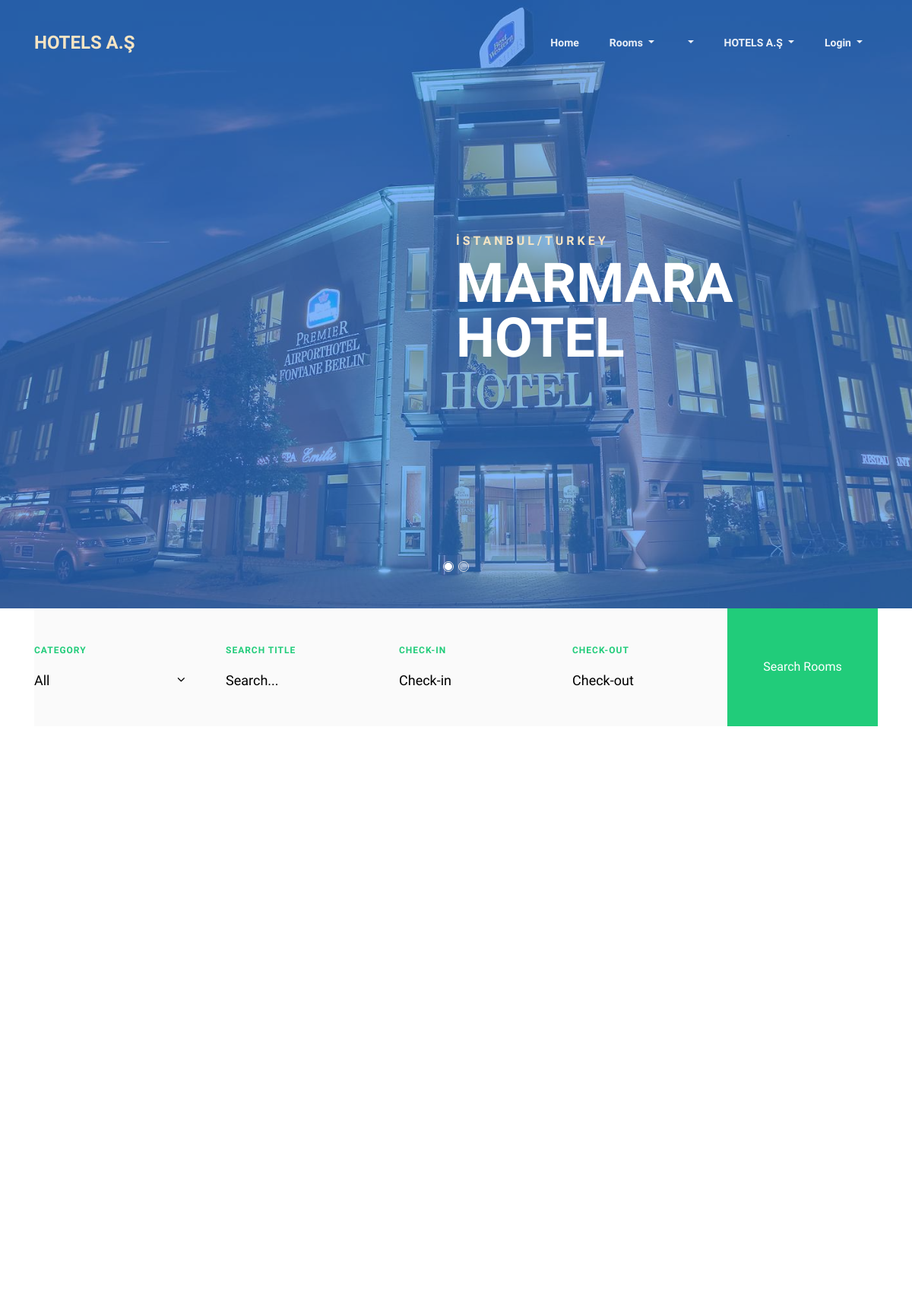
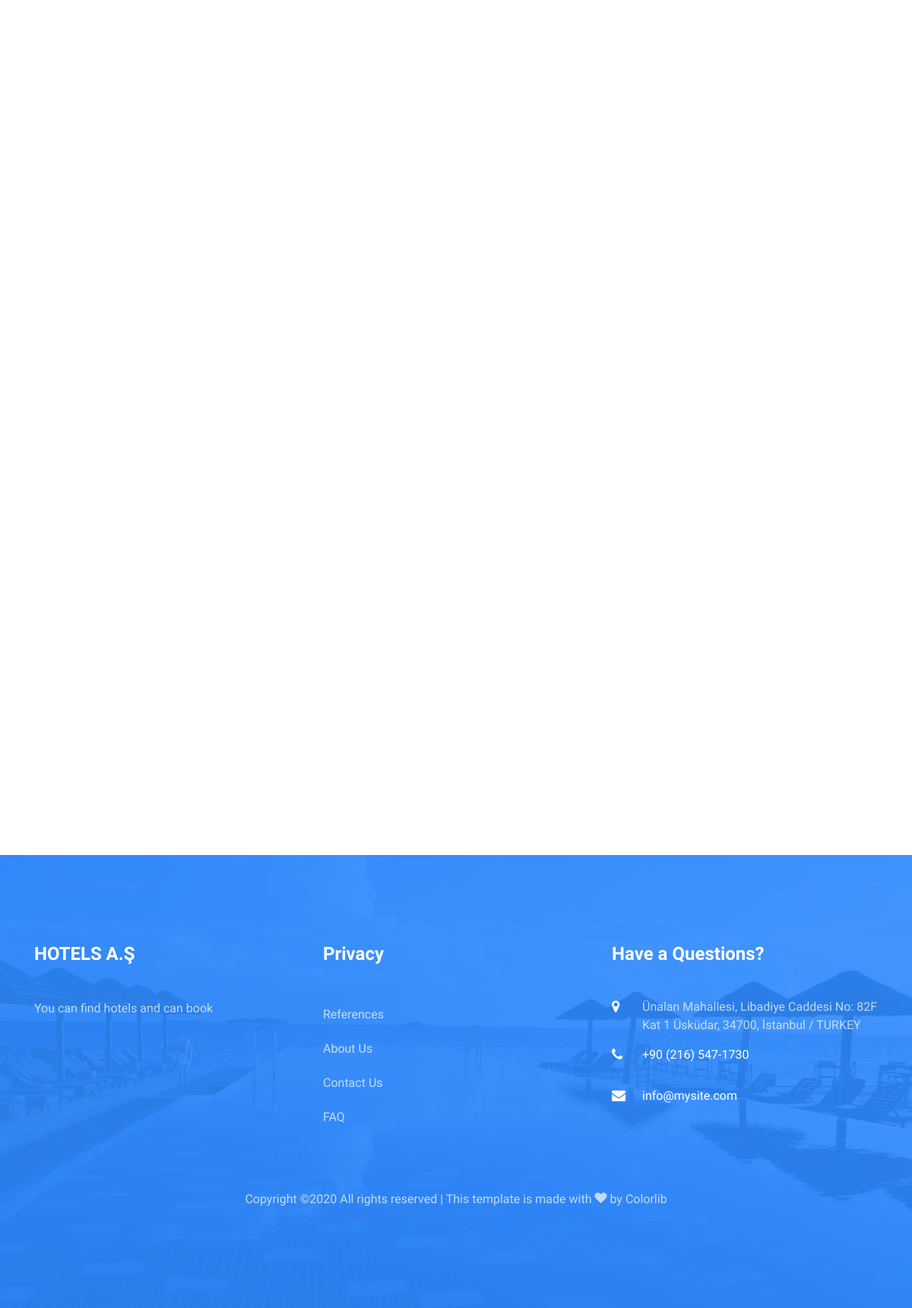
The page / on the database its author committed (2 pictures, top to bottom).
### home/models.py (models this page shows, shortened)
class Setting(models.Model):
    title = models.CharField(max_length=200)
    keywords = models.CharField(max_length=255)
    description = models.CharField(max_length=255)
    company = models.CharField(max_length=80)
    address = models.CharField(max_length=255, blank=True)
    phone = models.CharField(max_length=20, blank=True)
    fax = models.CharField(max_length=20, blank=True)
    email = models.EmailField()
    smtpserver = models.CharField(max_length=255, blank=True)
    smtpemail = models.EmailField(blank=True)
    smtppassword = models.CharField(max_length=50, blank=True)
    smtpport = models.IntegerField(blank=True, null=True)
    image = models.ImageField(blank=True, upload_to='images/')
    facebook = models.CharField(max_length=80, blank=True)
    instagram = models.CharField(max_length=80, blank=True)
    twitter = models.CharField(max_length=80, blank=True)
    aboutus = RichTextUploadingField()
    contact = RichTextUploadingField()
    references = RichTextUploadingField()
    status = models.CharField(blank=True, max_length=5, choices=STATUS)
    created_at = models.DateTimeField(auto_now_add=True)
    updated_at = models.DateTimeField(auto_now=True)

### hotel/models.py (models this page shows, shortened)
class Hotel(models.Model):
    STAR = (
        ('1', '1'),
        ('2', '2'),
        ('3', '3'),
        ('4', '4'),
        ('5', '5'),
    )
    title = models.CharField(max_length=30)
    keywords = models.CharField(max_length=255)
    description = RichTextUploadingField()
    image = models.ImageField(blank=True, upload_to='images/')
    category = models.ForeignKey(Category, on_delete=models.CASCADE)
    star = models.IntegerField(blank=True, choices=STAR)
    address = models.CharField(max_length=80)
    city = models.CharField(max_length=20)
    country = models.CharField(max_length=20)
    location = models.CharField(max_length=20)
    phone = models.CharField(max_length=20)
    fax = models.CharField(max_length=20)
    email = models.EmailField()
    user_id = models.ForeignKey(User, on_delete=models.CASCADE)
    status = models.CharField(max_length=10, choices=STATUS)
    slug = models.SlugField(null=False, unique=True)
    created_at = models.DateTimeField(auto_now_add=True)
    updated_at = models.DateTimeField(auto_now=True)
    def image_tag(self):
        return mark_safe('<img src="{}" height="50"/>'.format(self.image.url))
    image_tag.short_description = 'Image'

### home/views.py (the view)
# urls.py: path('', views.index, name="index"),
def index(request):
    setting = Setting.objects.first()
    page = 'index'
    category = Category.objects.filter(status=True)
    menu = Menu.objects.filter(status=True)
    campaigns = Content.objects.filter(
        kind='Campaign', status=True).order_by('-id')[:3]
    slides = Hotel.objects.filter(status=True)[:5]
    rooms = Room.objects.filter(
        status=True, hotel_id__status=True).order_by('?')[:6]
    context = {
        'campaigns': campaigns,
        'setting': setting,
        'slides': slides,
        'page': page,
        'menu': menu,
        'category': category,
        'rooms': rooms}
    return render(request, 'index.html', context)

### home/templates/index.html (shortened to what this page needs)
{% extends 'homebase.html' %}
{% load static %}
{% block head %}
    <link rel="stylesheet" href="https://ajax.googleapis.com/ajax/libs/jqueryui/1.11.4/themes/smoothness/jquery-ui.css">
{% endblock  %}
{% block slider %} {%include 'slider.html'%} {% endblock  %}
{% block content %} {%include 'content.html'%} {% endblock  %}

### home/templates/header.html (shortened to what this page needs)
{% load static %}
<nav class="navbar navbar-expand-lg navbar-dark ftco_navbar bg-dark ftco-navbar-light" id="ftco-navbar">
  <div class="container">
    <a class="navbar-brand" href="/"><span>{{ setting.company|linebreaksbr }}</span></a>
    <div class="collapse navbar-collapse" id="ftco-nav">
      <ul class="navbar-nav ml-auto">
        <li class="nav-item"><a href="/" class="nav-link">Home</a></li>
        <li class="nav-item dropdown">
            <a class="dropdown-toggle nav-link" href="{% url 'all-category'%}" id="dropdownMenuLink" aria-haspopup="true" aria-expanded="false">
              Rooms
            </a>
        </li>
        {% if menu %}
        {% load mptt_tags %}
        {% recursetree menu %}
            <li {% if not node.is_leaf_node %} class="nav-item dropdown"{% endif %}>
                <a class="{% if not node.is_leaf_node %}dropdown-toggle nav-link{% else %}dropdown-item{% endif %} " href="{% if node.is_leaf_node %}{% url 'menu' node.id %}{% endif %}" {% if not node.is_leaf_node %} data-toggle="dropdown" {% endif %} id="dropdownMenuLink" aria-haspopup="true" aria-expanded="false">
                </a>
            </li>
        {% endrecursetree %}
        {% endif %}
        <li class="nav-item dropdown">
            <a class="dropdown-toggle nav-link" href="#" id="dropdownMenuLink" aria-haspopup="true" aria-expanded="false">
              {{setting.company}}
            </a>
        </li>
      </ul>
      <ul class="navbar-nav mr-right">
      {% if user.id is None %}
        <li class="nav-item dropdown">
            <a class="nav-link dropdown-toggle" href="" id="navbarDropdownMenuLink" data-toggle="dropdown" aria-haspopup="true" aria-expanded="false">
            Login
            </a>
        </li>
      {% endif %}
      </ul>
    </div>
  </div>
</nav>

### home/templates/slider.html
{% load static %}
<div class="hero">
  <section class="home-slider owl-carousel">
  {% for slide in slides %}
    <div class="slider-item" style="background-image:url({{slide.image.url}});">
    	<div class="overlay"></div>
      <div class="container">
        <div class="row no-gutters slider-text align-items-center justify-content-end">
          <div class="col-md-6 ftco-animate">
          	<div class="text">
          		<h2>{{slide.city|upper}}/{{slide.country|upper}}</h2>
              <h1 class="mb-3"><a style="color:white;"href="{% url 'hotel' slide.id slide.slug %}">{{slide.title|upper}}</a></h1>
            </div>
          </div>
        </div>
      </div>
    </div>
  {% endfor %}
  </section>
</div>

### home/templates/content.html (shortened to what this page needs)
{% load static %}
{% load mptt_tags %}
<section class="ftco-booking ftco-section ftco-no-pt ftco-no-pb">
	<div class="container">
		<div class="row no-gutters">
			<div class="col-lg-16">
				<form action="/search/" class="booking-form aside-stretch" method="POST">
        			<div class="row">
						<div class="col-md d-flex py-md-4">
        					<div class="form-group align-self-stretch d-flex align-items-end">
        						<div class="wrap align-self-stretch py-3 px-6">
		      						<label for="#">Category</label>
		      						<div class="form-field">
		        						<div class="select-wrap">
		        	    			        <div class="icon"><span class="ion-ios-arrow-down"></span></div>
		        	            			<select name="catid" id="catid" class="form-control">
												<option value=0>All</option>
		        	            			</select>
		        	          			</div>
			    	          		</div>
			    	        	</div>
	            	  		</div>
        				</div>
        				<div class="col-md d-flex py-md-4">
        					<div class="form-group align-self-stretch d-flex align-items-end">
        						<div class="wrap align-self-stretch py-3 px-4">
			    					<label for="#">Search Title</label>
			    					<input type="text" id="query" name="query" class="form-control" placeholder="Search...">
		    					</div>
		    				</div>
        				</div>
        				<div class="col-md d-flex py-md-4">
        					<div class="form-group align-self-stretch d-flex align-items-end">
        						<div class="wrap align-self-stretch py-3 px-4">
			    					<label for="#">Check-in</label>
			    					<input type="text" class="form-control checkin_date" placeholder="Check-in">
		    					</div>
		    				</div>
        				</div>
        				<div class="col-md d-flex py-md-4">
        					<div class="form-group align-self-stretch d-flex align-items-end">
        						<div class="wrap align-self-stretch py-3 px-4">
			    					<label for="#">Check-out</label>
			    					<input type="text" class="form-control checkout_date" placeholder="Check-out">
		    					</div>
		    				</div>
        				</div>
        				<div class="col-md d-flex">
        					<div class="form-group d-flex align-self-stretch">
		        	      		<input type="submit" class="btn btn-primary py-5 py-md-3 px-4 align-self-stretch d-block" value="Search Rooms">
		        	    	</div>
        				</div>
        			</div>
        		</form>
    		</div>
		</div>
	</div>
</section>
<section class="ftco-section">
  <div class="container">
  	<div class="row justify-content-center mb-5 pb-3">
    </div>
    <div class="row d-flex">
    </div>
  </div>
</section>
{% if campaigns %}
<section class="ftco-section">
      <div class="container">
        <div class="row justify-content-center mb-5 pb-3">
        </div>
        <div class="row d-flex justify-content-center">
        </div>
      </div>
</section>
{% endif %}
<section class="ftco-section ftco-no-pb ftco-room">
	<div class="container-fluid px-0">
		<div class="row no-gutters justify-content-center mb-5 pb-3">
    </div>
		<div class="row no-gutters">
		{% for room in rooms %}
			<div class="col-lg-6">
			</div>
		{% endfor %}
		</div>
	</div>
</section>

### home/templates/footer.html (shortened to what this page needs)
{% load static %}
<footer class="ftco-footer ftco-section img" style="background-image: url({% static 'assets/images/bg_4.jpg)' %};">
	<div class="overlay"></div>
  <div class="container">
    <div class="row mb-5">
      <div class="col-md">
        <div class="ftco-footer-widget mb-4">
          <h2 class="ftco-heading-2">{{setting.company}}</h2>
          <p>{{setting.description}}</p>
          <ul class="ftco-footer-social list-unstyled float-md-left float-lft mt-5">
          </ul>
        </div>
      </div>
      <div class="col-md">
         <div class="ftco-footer-widget mb-4">
          <h2 class="ftco-heading-2">Privacy</h2>
          <ul class="list-unstyled">
            <li><a href="/references" class="py-2 d-block">References</a></li>
            <li><a href="/aboutus" class="py-2 d-block">About Us</a></li>
            <li><a href="/contact" class="py-2 d-block">Contact Us</a></li>
            <li><a href="/faq" class="py-2 d-block">FAQ</a></li>
          </ul>
        </div>
      </div>
      <div class="col-md">
        <div class="ftco-footer-widget mb-4">
        	<h2 class="ftco-heading-2">Have a Questions?</h2>
        	<div class="block-23 mb-3">
              <ul>
                <li><span class="icon icon-map-marker"></span><span class="text">{{setting.address}}</span></li>
                <li><a href="tel://{{setting.phone}}"><span class="icon icon-phone"></span><span class="text">{{setting.phone}}</span></a></li>
                <li><a href="mailto:{{setting.email}}"><span class="icon icon-envelope"></span><span class="text">{{setting.email}}</span></a></li>
              </ul>
            </div>
        </div>
      </div>
    </div>
    <div class="row">
      <div class="col-md-12 text-center">
        <p>
  Copyright &copy;<script>document.write(new Date().getFullYear());</script> All rights reserved | This template is made with <i class="icon-heart color-danger" aria-hidden="true"></i> by <a href="https://colorlib.com" target="_blank">Colorlib</a>
  </p>
      </div>
    </div>
</div>
</footer>

### home/static/assets/css/icomoon.css (style rules this page uses)
[class^="icon-"], [class*=" icon-"] { font-family: 'icomoon' !important; speak: none; font-style: normal; font-weight: normal; font-variant: normal; text-transform: none; line-height: 1; -webkit-font-smoothing: antialiased; -moz-osx-font-smoothing: grayscale; }
.icon-heart:before { content: "\f004"; }
.icon-map-marker:before { content: "\f041"; }
.icon-phone:before { content: "\f095"; }
.icon-envelope:before { content: "\f0e0"; }

### rows shown on the page
Setting: company "HOTELS A.Ş", description "You can find hotels and can book", address "Ünalan Mahallesi, Libadiye Caddesi No: 82F Kat 1 Üsküdar, 34700, İstanbul / TURKEY", phone "+90 (216) 547-1730", email "info@mysite.com"
Hotel: image (picture), city "İSTANBUL", country "TURKEY", title "MARMARA HOTEL"
